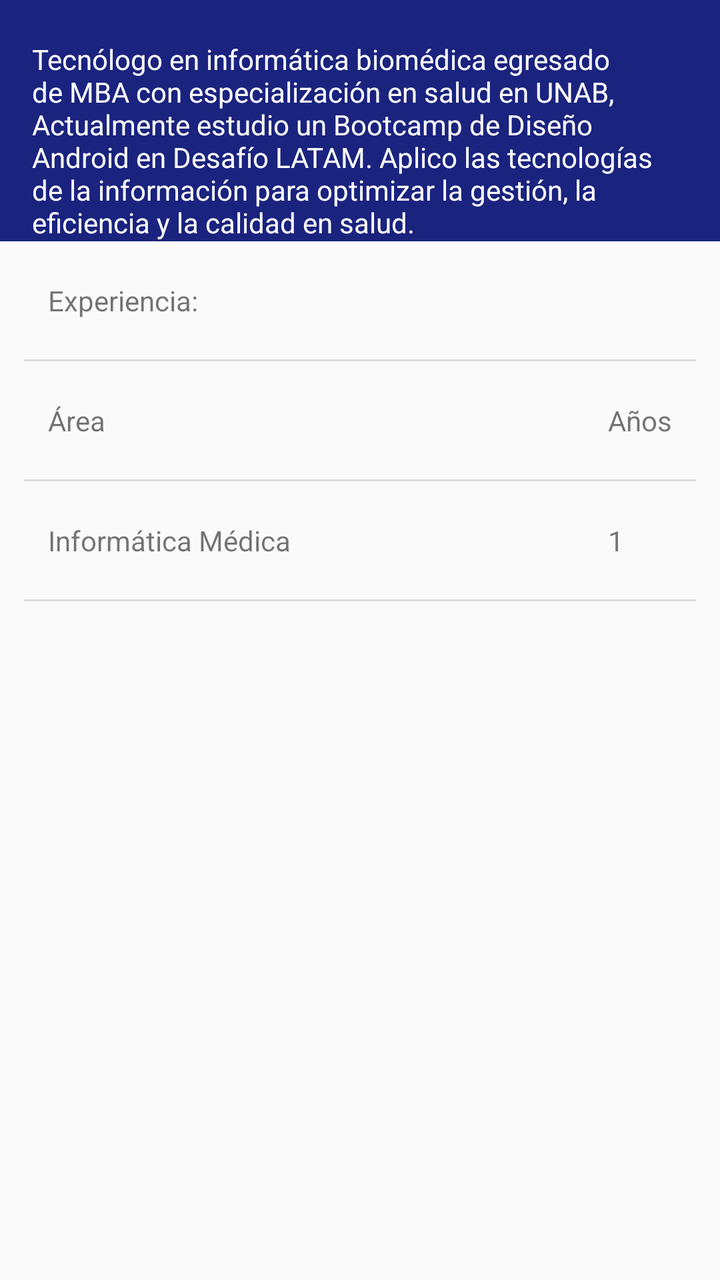
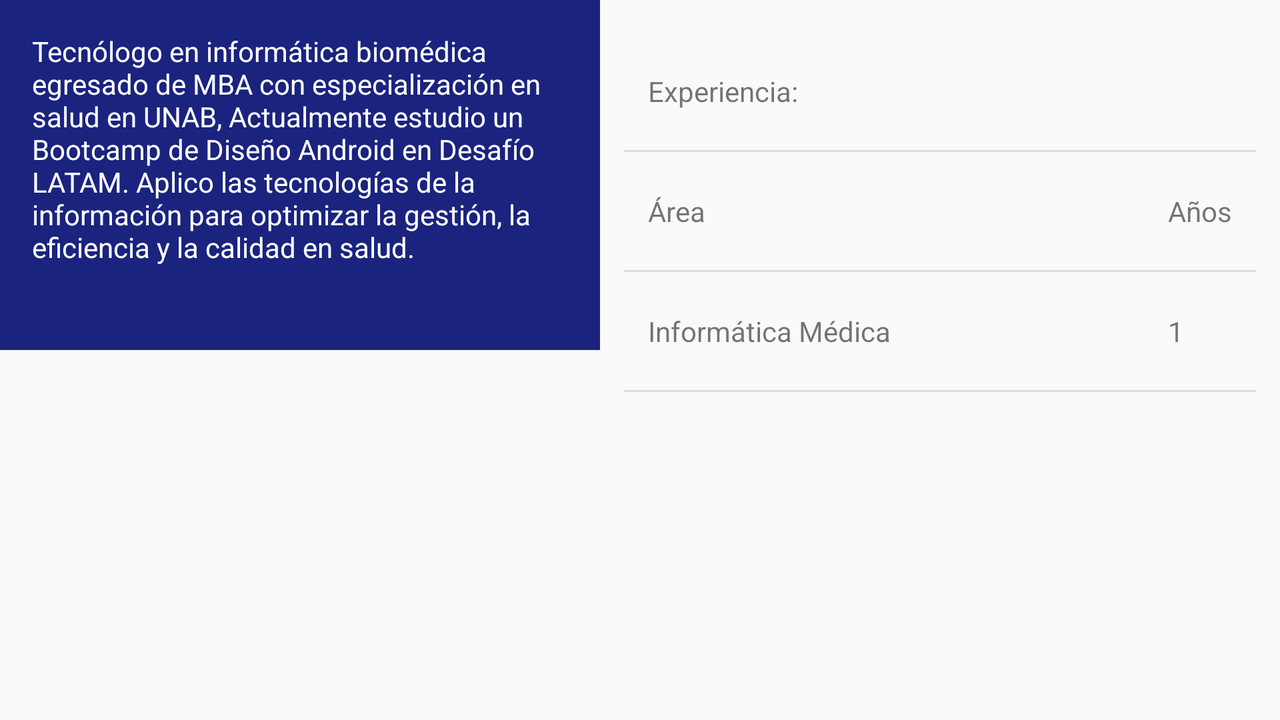

One screen, two layout resources from the same app: the default and the repository's alternative for another configuration. Each is rendered where Android would select it; the XML of both is given below.
<!-- AndroidManifest.xml: application theme AppTheme -->
<!-- res/layout/content_main.xml -->
<?xml version="1.0" encoding="utf-8"?>
<android.support.v4.widget.NestedScrollView xmlns:android="http://schemas.android.com/apk/res/android"
    xmlns:app="http://schemas.android.com/apk/res-auto"
    xmlns:tools="http://schemas.android.com/tools"
    android:layout_width="match_parent"
    android:layout_height="match_parent"
    app:layout_behavior="@string/appbar_scrolling_view_behavior"
    tools:context="demaikel.aboutmichael.MainActivity"
    tools:showIn="@layout/activity_main">

    <LinearLayout
    android:layout_width="match_parent"
    android:layout_height="wrap_content"
    android:orientation="vertical">

    <TextView
        android:paddingTop="20dp"
        android:paddingEnd="20dp"
        android:paddingLeft="16dp"
        android:paddingRight="16dp"
        android:background="@color/colorPrimaryDark"
        android:textColor="@android:color/white"
        android:layout_width="match_parent"
        android:layout_height="wrap_content"
        android:text="@string/bio" />

     <TableLayout
        android:layout_width="match_parent"
        android:layout_height="0dp"
        android:layout_weight="1"
        android:divider="?android:attr/dividerHorizontal"
        android:paddingEnd="12dp"
        android:paddingStart="12dp"
        android:showDividers="middle|end"
        android:stretchColumns="1">

        <include layout="@layout/table_content_main" />

     </TableLayout>

    </LinearLayout>



</android.support.v4.widget.NestedScrollView>
<!-- res/layout/table_content_main.xml (included above) -->
<?xml version="1.0" encoding="utf-8"?>
<merge xmlns:tools="http://schemas.android.com/tools"
    xmlns:android="http://schemas.android.com/apk/res/android"
    tools:showIn="@layout/content_main">


    <TableRow>

        <TextView
            style="@style/CustomTable.Header"
            android:text="Experiencia:" />


    </TableRow>
    <TableRow>

        <TextView
            style="@style/CustomTable.Header"
            android:text="Área" />

        <TextView
            style="@style/CustomTable.Header"
            android:text="Años" />
    </TableRow>

    <TableRow>

        <TextView
            style="@style/CustomTable.Row"
            android:text="Informática Médica" />

        <TextView
            style="@style/CustomTable.Header"
            android:text="1" />
    </TableRow>


</merge>
<!-- resources referenced by this layout -->
<resources>
  <color name="colorPrimaryDark">#1A237E</color>
  <string name="bio">
          Tecnólogo en informática biomédica egresado de MBA con especialización en salud en UNAB,
          Actualmente estudio un Bootcamp de Diseño Android en Desafío LATAM.
          Aplico las tecnologías de la información para optimizar la gestión, la eficiencia
          y la calidad en salud.</string>
  <style name="CustomTable.Header">
          <item name="android:paddingTop">20dp</item>
          <item name="android:paddingBottom">20dp</item>
      </style>
  <style name="CustomTable.Row">
          <item name="android:paddingTop">12dp</item>
          <item name="android:paddingBottom">12dp</item>
      </style>
  <style name="AppTheme" parent="Theme.AppCompat.Light.DarkActionBar">
          
          <item name="colorPrimary">@color/colorPrimary</item>
          <item name="colorPrimaryDark">@color/colorPrimaryDark</item>
          <item name="colorAccent">@color/colorAccent</item>
      </style>
  <color name="colorPrimary">#3F51B5</color>
  <color name="colorAccent">#009ADA</color>
</resources>
<!-- res/layout-land/content_main.xml (the repository's variant of the layout above) -->
<!-- drawn on the phone turned sideways -->
<?xml version="1.0" encoding="utf-8"?>
<android.support.v4.widget.NestedScrollView xmlns:android="http://schemas.android.com/apk/res/android"
    xmlns:app="http://schemas.android.com/apk/res-auto"
    xmlns:tools="http://schemas.android.com/tools"
    android:layout_width="match_parent"
    android:layout_height="match_parent"
    app:layout_behavior="@string/appbar_scrolling_view_behavior"
    tools:context="demaikel.aboutmichael.MainActivity"
    tools:showIn="@layout/activity_main">

    <LinearLayout
    android:layout_width="match_parent"
    android:layout_height="wrap_content"
    android:orientation="horizontal">

    <TextView
        android:padding="16dp"
        android:background="@color/colorPrimaryDark"
        android:textColor="@android:color/white"
        android:layout_width="300dp"
        android:layout_height="175dp"
        android:text="@string/bio" />

     <TableLayout
        android:padding="16dp"
        android:layout_width="0dp"
        android:layout_height="wrap_content"
        android:layout_weight="1"
        android:divider="?android:attr/dividerHorizontal"
        android:paddingEnd="12dp"
        android:paddingStart="12dp"
        android:showDividers="middle|end"
        android:stretchColumns="1">

        <include layout="@layout/table_content_main" />

     </TableLayout>

    </LinearLayout>



</android.support.v4.widget.NestedScrollView>
